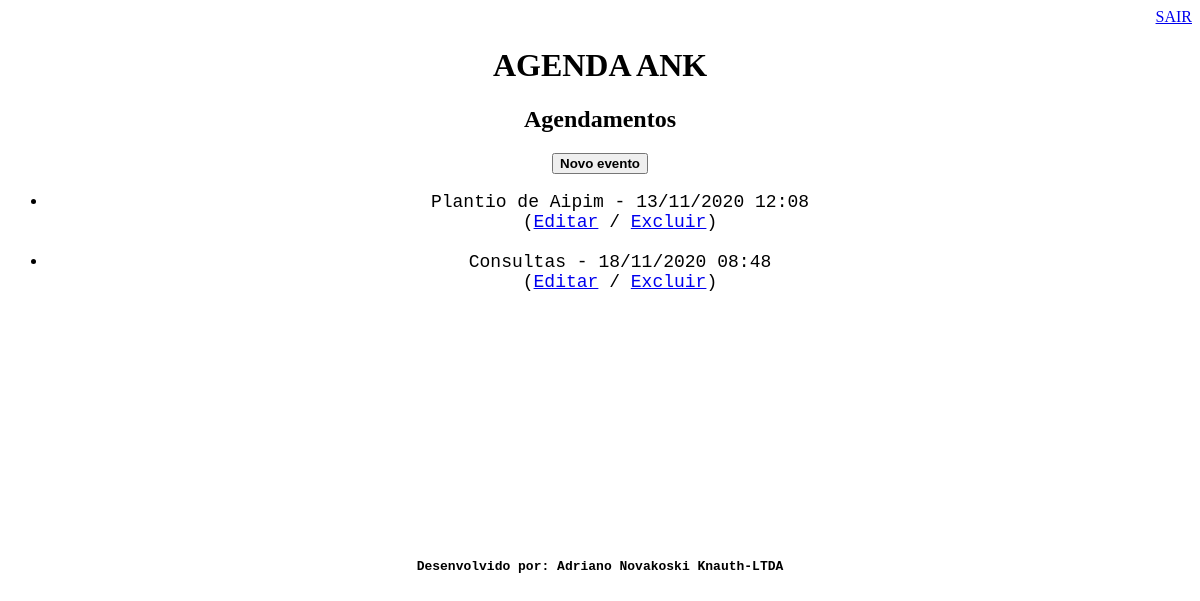
/agenda/ (signed in), run on an earlier commit of the app's database.
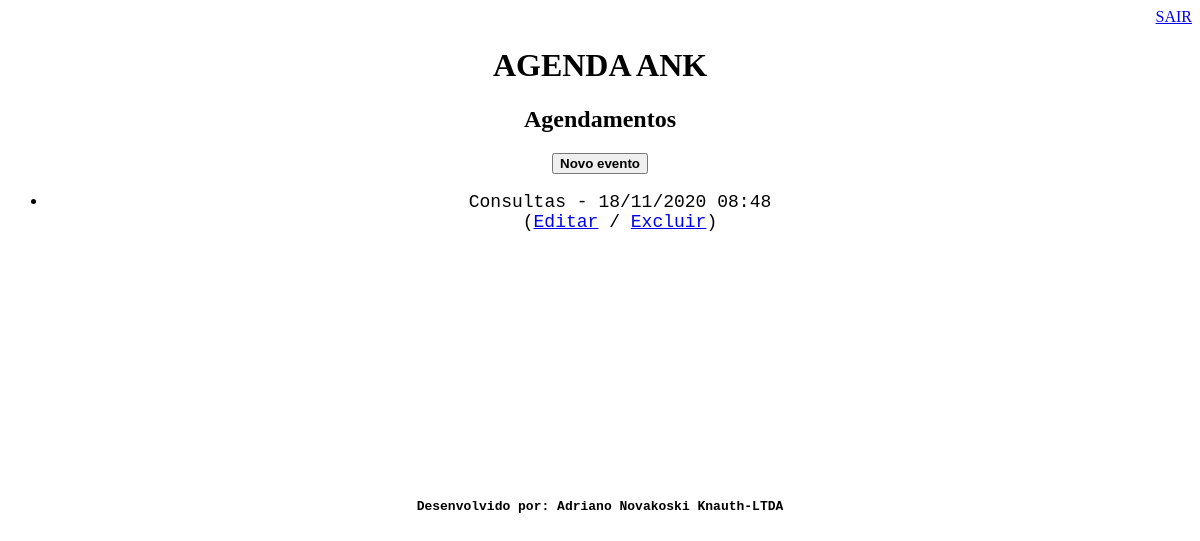
And on a later commit of the database.
### core/models.py (models this page shows, shortened)
class Evento(models.Model):
    titulo = models.CharField(verbose_name='Evento', max_length=100)               #Campo caracter com maximo de 100
    descricao = models.TextField(verbose_name='Descrição do evento', blank=True, null=True)   #Campo texto que pode ficar embranco e nulo
    data_evento = models.DateTimeField(verbose_name='Data do evento')                    #Campo data que não pode ficar em branco
    date_criacao = models.DateTimeField(verbose_name='Data de criação', auto_now=True)      #Data criação que preeche automatico        #Obs no datE_criacao
    usuario = models.ForeignKey(User, on_delete=models.CASCADE,verbose_name='Usuário')         #Atribui o evento a um usuáro
    class Meta:
        db_table = 'evento'                                 #definir o nome do modúlo
    def get_data_evento(self):
        return self.data_evento.strftime('%d/%m/%Y %H:%M')
    def get_evento_atrasado(self):
        if self.data_evento < datetime.now():
            return True
        else:
            return False

### core/views.py (the view)
# urls.py: path('agenda/', views.lista_eventos),
@login_required(login_url='/login/')
def lista_eventos(request):
    usuario = request.user
    data_atual = datetime.now() - timedelta(hours=1)
    evento = Evento.objects.filter(usuario=usuario,
                                   data_evento__gt=data_atual)                    #get(id=1) mostra aoenas 1 item da agenda
    dados = {'eventos':evento}
    return render(request, 'agenda.html', dados)

### templates/agenda.html (shortened to what this page needs)
{% extends "pagina.html" %}
{% block content %}
<div align="center">
    <h2> Agendamentos</h2>
    <a href="evento/">
        <button type="button"><b>Novo evento</b></button>
    </a>
    <ul style="font-size: 18px" >
    {% for evento in eventos %}
        <tt><li>
            <div style=>
                {{ evento.titulo }} - {{ evento.get_data_evento }} <br>
            </div>
            (<a href="evento/?id={{ evento.id }}">Editar</a>
           / <a href="evento/deleta/{{evento.id}}/">Excluir</a>)<br><br>
        </li>
    {% endfor %}
    </ul>
</div>
<br><br><br><br><br><br><br><br><br><br><br><br>
{% endblock %}

What changed in the data, as far as the page shows it:
removed Evento: titulo "Plantio de Aipim", get_data_evento "13/11/2020 12:08"
